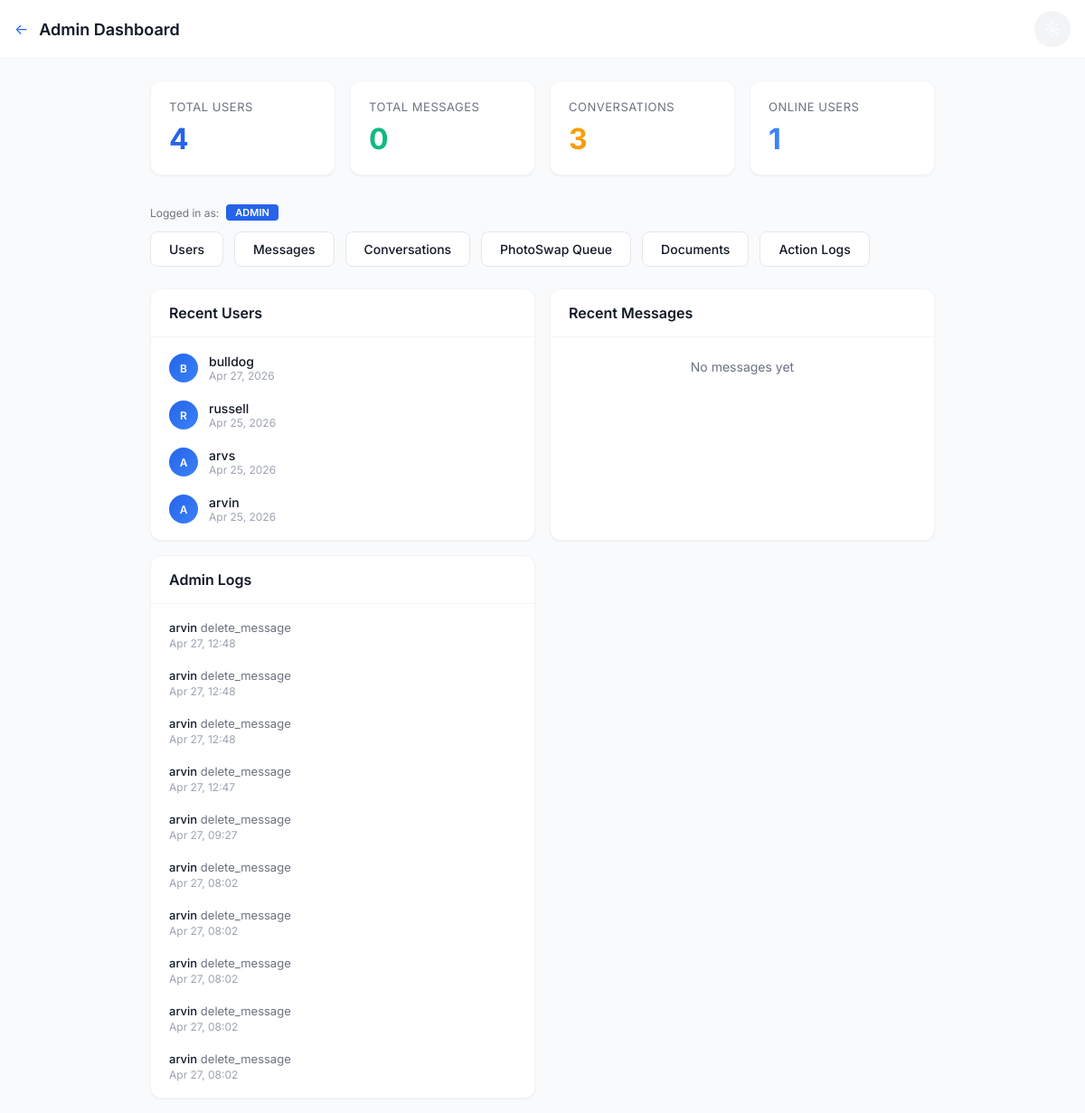
Page /chat/admin/dashboard/ (signed in) on the committed database.
### chat/models.py (models this page shows, shortened)
class AdminLog(models.Model):
    ACTION_TYPES = [
        ('delete_user', 'Delete User'),
        ('delete_message', 'Delete Message'),
        ('delete_conversation', 'Delete Conversation'),
        ('ban_user', 'Ban User'),
        ('unban_user', 'Unban User'),
    ]
    id = models.UUIDField(primary_key=True, default=uuid.uuid4, editable=False)
    admin_user = models.ForeignKey(User, on_delete=models.CASCADE, related_name='admin_actions')
    action_type = models.CharField(max_length=20, choices=ACTION_TYPES)
    target_user = models.ForeignKey(User, on_delete=models.CASCADE, null=True, blank=True, related_name='+')
    details = models.TextField(blank=True)
    ip_address = models.GenericIPAddressField(null=True, blank=True)
    created_at = models.DateTimeField(auto_now_add=True)
    class Meta:
        db_table = 'chat_admin_log'
        ordering = ['-created_at']

### chat/views_admin.py (the view)
# urls.py: path('admin/dashboard/', views_admin.admin_dashboard, name='admin_dashboard'),
@login_required
@user_passes_test(is_staff_or_admin, login_url='chat_list')
def admin_dashboard(request):
    stats = {
        'total_users': User.objects.count(),
        'total_messages': Message.objects.filter(is_deleted=False).count(),
        'total_conversations': Conversation.objects.count(),
        'online_users': UserProfile.objects.filter(is_online=True).count(),
    }
    last_7 = timezone.now() - timedelta(days=7)
    stats['messages_last_7'] = Message.objects.filter(created_at__gte=last_7, is_deleted=False).count()
    stats['new_users_7'] = User.objects.filter(date_joined__gte=last_7).count()
    recent_users = User.objects.order_by('-date_joined')[:10]
    recent_messages = Message.objects.filter(is_deleted=False).order_by('-created_at')[:20]
    recent_logs = AdminLog.objects.order_by('-created_at')[:10]
    return render(request, 'chat/admin/dashboard.html', {
        'stats': stats,
        'recent_users': recent_users,
        'recent_messages': recent_messages,
        'recent_logs': recent_logs,
        'is_admin': is_admin_only(request.user),
    })

### chat/views_admin.py (called while the page is built)
def is_staff_or_admin(user):
    if user.is_superuser:
        return True
    profile = getattr(user, 'profile', None)
    if profile and profile.role in ('staff', 'admin'):
        return True
    return user.is_staff

def is_admin_only(user):
    if user.is_superuser:
        return True
    profile = getattr(user, 'profile', None)
    if profile and profile.role == 'admin':
        return True
    return False

### chat/templates/chat/admin/dashboard.html (shortened to what this page needs)
{% extends 'chat/base.html' %}
{% block content %}
<div style="max-width: 1200px; margin: 0 auto;">
    <div class="app-bar">
        <div style="display: flex; align-items: center; gap: 12px;">
            <a href="{% url 'profile' %}" class="back-btn">&#8592;</a>
            <h1>Admin Dashboard</h1>
        </div>
        <button class="theme-toggle" onclick="toggleTheme()">&#9788;</button>
    </div>
    <div class="container" style="padding-top: 24px;">
        <div style="display: grid; grid-template-columns: repeat(auto-fit, minmax(200px, 1fr)); gap: 16px; margin-bottom: 32px;">
            <div class="card" style="padding: 20px;">
                <div style="font-size: 13px; color: var(--text-secondary); text-transform: uppercase; letter-spacing: 0.5px; margin-bottom: 8px;">Total Users</div>
                <div style="font-size: 32px; font-weight: 700; color: var(--primary);">{{ stats.total_users }}</div>
            </div>
            <div class="card" style="padding: 20px;">
                <div style="font-size: 13px; color: var(--text-secondary); text-transform: uppercase; letter-spacing: 0.5px; margin-bottom: 8px;">Total Messages</div>
                <div style="font-size: 32px; font-weight: 700; color: var(--success);">{{ stats.total_messages }}</div>
            </div>
            <div class="card" style="padding: 20px;">
                <div style="font-size: 13px; color: var(--text-secondary); text-transform: uppercase; letter-spacing: 0.5px; margin-bottom: 8px;">Conversations</div>
                <div style="font-size: 32px; font-weight: 700; color: var(--warning);">{{ stats.total_conversations }}</div>
            </div>
            <div class="card" style="padding: 20px;">
                <div style="font-size: 13px; color: var(--text-secondary); text-transform: uppercase; letter-spacing: 0.5px; margin-bottom: 8px;">Online Users</div>
                <div style="font-size: 32px; font-weight: 700; color: var(--accent);">{{ stats.online_users }}</div>
            </div>
        </div>
        <div style="margin-bottom: 12px; display: flex; align-items: center; gap: 8px;">
            <span style="font-size: 12px; color: var(--text-secondary);">Logged in as:</span>
            <span style="padding: 2px 10px; border-radius: 4px; font-size: 11px; text-transform: uppercase; font-weight: 600; background: var(--primary); color: #fff;">
                {% if is_admin %}Admin{% else %}Staff{% endif %}
            </span>
        </div>
        <div style="display: flex; gap: 12px; margin-bottom: 24px; flex-wrap: wrap;">
            {% if is_admin %}<a href="{% url 'admin_users' %}" class="btn btn-secondary">Users</a>{% endif %}
            <a href="{% url 'admin_messages' %}" class="btn btn-secondary">Messages</a>
            <a href="{% url 'admin_conversations' %}" class="btn btn-secondary">Conversations</a>
            <a href="{% url 'admin_photo_swap_queue' %}" class="btn btn-secondary">PhotoSwap Queue</a>
            <a href="{% url 'admin_documents' %}" class="btn btn-secondary">Documents</a>
            <a href="{% url 'admin_logs' %}" class="btn btn-secondary">Action Logs</a>
        </div>
        <div style="display: grid; grid-template-columns: repeat(auto-fit, minmax(300px, 1fr)); gap: 16px;">
            <div class="card">
                <div style="padding: 16px 20px; border-bottom: 1px solid var(--border-light);">
                    <h3 style="font-size: 16px; font-weight: 600;">Recent Users</h3>
                </div>
                <div style="padding: 8px;">
                    {% for user in recent_users %}
                    <div style="display: flex; align-items: center; gap: 12px; padding: 10px 12px; border-radius: var(--radius-sm);">
                        <div class="avatar avatar-sm">{{ user.username|first|upper }}</div>
                        <div style="flex: 1; min-width: 0;">
                            <div style="font-weight: 500; font-size: 14px;">{{ user.username }}</div>
                            <div style="font-size: 12px; color: var(--text-muted);">{{ user.date_joined|date:"M d, Y" }}</div>
                        </div>
                    </div>
                    {% empty %}
                    <div style="padding: 16px; text-align: center; color: var(--text-secondary); font-size: 14px;">No users yet</div>
                    {% endfor %}
                </div>
            </div>
            <div class="card">
                <div style="padding: 16px 20px; border-bottom: 1px solid var(--border-light);">
                    <h3 style="font-size: 16px; font-weight: 600;">Recent Messages</h3>
                </div>
                <div style="padding: 8px;">
                    {% for msg in recent_messages %}
                    <div style="padding: 10px 12px; border-radius: var(--radius-sm);">
                        <div style="display: flex; align-items: center; gap: 8px; margin-bottom: 4px;">
                            <span style="font-weight: 500; font-size: 14px;">{{ msg.sender.username }}</span>
                            <span style="font-size: 12px; color: var(--text-muted);">{{ msg.created_at|date:"H:i" }}</span>
                        </div>
                        <div style="font-size: 13px; color: var(--text-secondary); white-space: nowrap; overflow: hidden; text-overflow: ellipsis;">{{ msg.text|truncatechars:50 }}</div>
                    </div>
                    {% empty %}
                    <div style="padding: 16px; text-align: center; color: var(--text-secondary); font-size: 14px;">No messages yet</div>
                    {% endfor %}
                </div>
            </div>
            <div class="card">
                <div style="padding: 16px 20px; border-bottom: 1px solid var(--border-light);">
                    <h3 style="font-size: 16px; font-weight: 600;">Admin Logs</h3>
                </div>
                <div style="padding: 8px;">
                    {% for log in recent_logs %}
                    <div style="padding: 10px 12px; border-radius: var(--radius-sm); font-size: 13px;">
                        <span style="font-weight: 500;">{{ log.admin_user.username }}</span>
                        <span style="color: var(--text-secondary);">{{ log.action_type }}</span>
                        <div style="font-size: 12px; color: var(--text-muted); margin-top: 2px;">{{ log.created_at|date:"M d, H:i" }}</div>
                    </div>
                    {% empty %}
                    <div style="padding: 16px; text-align: center; color: var(--text-secondary); font-size: 14px;">No admin actions yet</div>
                    {% endfor %}
                </div>
            </div>
        </div>
    </div>
</div>
{% endblock %}

### rows in the picture
AdminLog: admin_user.username "arvin", action_type "delete_message", created_at "Apr 27, 12:48"
AdminLog: admin_user.username "arvin", action_type "delete_message", created_at "Apr 27, 12:48"
AdminLog: admin_user.username "arvin", action_type "delete_message", created_at "Apr 27, 12:48"
AdminLog: admin_user.username "arvin", action_type "delete_message", created_at "Apr 27, 12:47"
AdminLog: admin_user.username "arvin", action_type "delete_message", created_at "Apr 27, 09:27"
AdminLog: admin_user.username "arvin", action_type "delete_message", created_at "Apr 27, 08:02"
AdminLog: admin_user.username "arvin", action_type "delete_message", created_at "Apr 27, 08:02"
AdminLog: admin_user.username "arvin", action_type "delete_message", created_at "Apr 27, 08:02"
AdminLog: admin_user.username "arvin", action_type "delete_message", created_at "Apr 27, 08:02"
AdminLog: admin_user.username "arvin", action_type "delete_message", created_at "Apr 27, 08:02"

### other values in the picture
{{ stats.total_users }} "4"
{{ stats.total_messages }} "0"
{{ stats.total_conversations }} "3"
{{ stats.online_users }} "1"
{{ user.username|first|upper }} "B"
{{ user.username }} "bulldog"
{{ user.date_joined|date:"M d, Y" }} "Apr 27, 2026"
{{ user.username|first|upper }} "R"
{{ user.username }} "russell"
{{ user.date_joined|date:"M d, Y" }} "Apr 25, 2026"
{{ user.username|first|upper }} "A"
{{ user.username }} "arvs"
{{ user.username }} "arvin"
